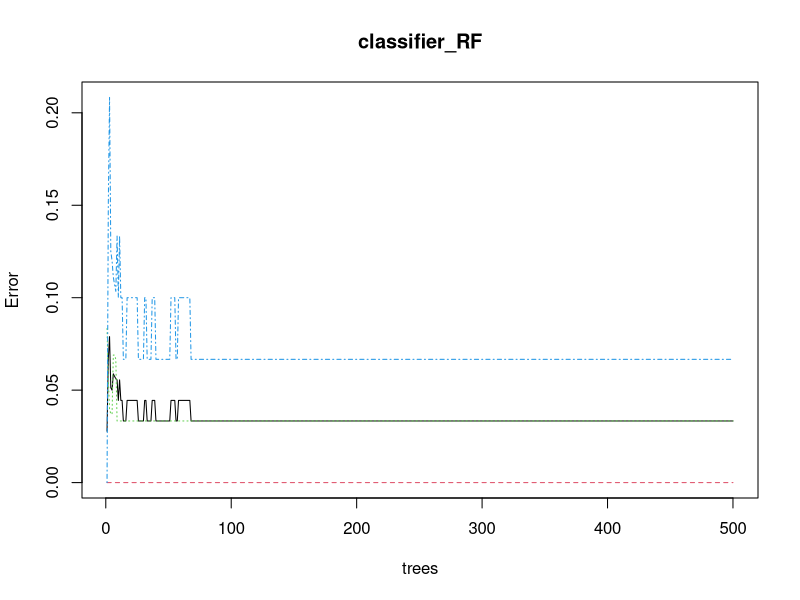
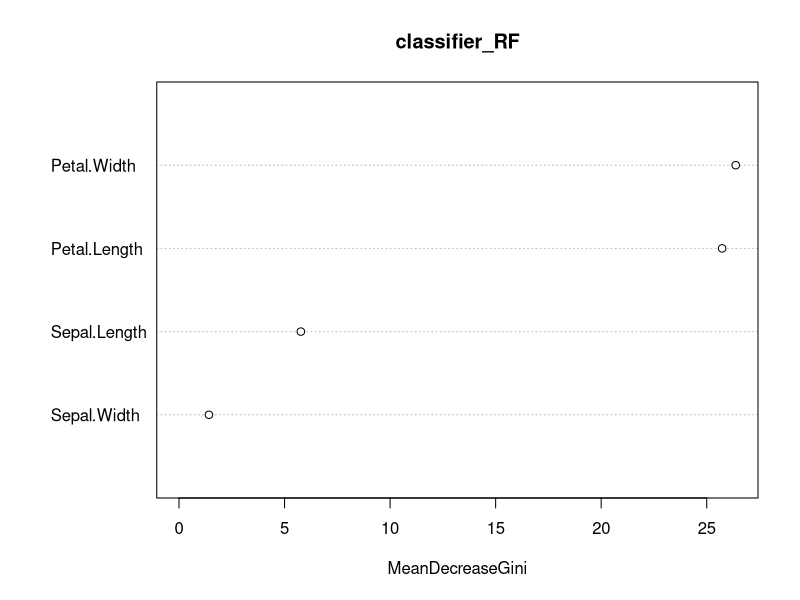

The R script that drew these images, in order:
data(iris)

# Structure 
str(iris)

# Installing package
install.packages("caTools")	 # For sampling the dataset
install.packages("randomForest") # For implementing random forest algorithm

# Loading package
library(caTools)
library(randomForest)

# Splitting data in train and test data
split <- sample.split(iris, SplitRatio = 0.7)
split

train <- subset(iris, split == "TRUE")
test <- subset(iris, split == "FALSE")

# Fitting Random Forest to the train dataset
set.seed(120) # Setting seed
classifier_RF = randomForest(x = train[-5],
                             y = train$Species,
                             ntree = 500)

classifier_RF

# Predicting the Test set results
y_pred = predict(classifier_RF, newdata = test[-5])

# Confusion Matrix
confusion_mtx = table(test[, 5], y_pred)
confusion_mtx

# Plotting model
plot(classifier_RF)

# Importance plot
importance(classifier_RF)

# Variable importance plot
varImpPlot(classifier_RF)
